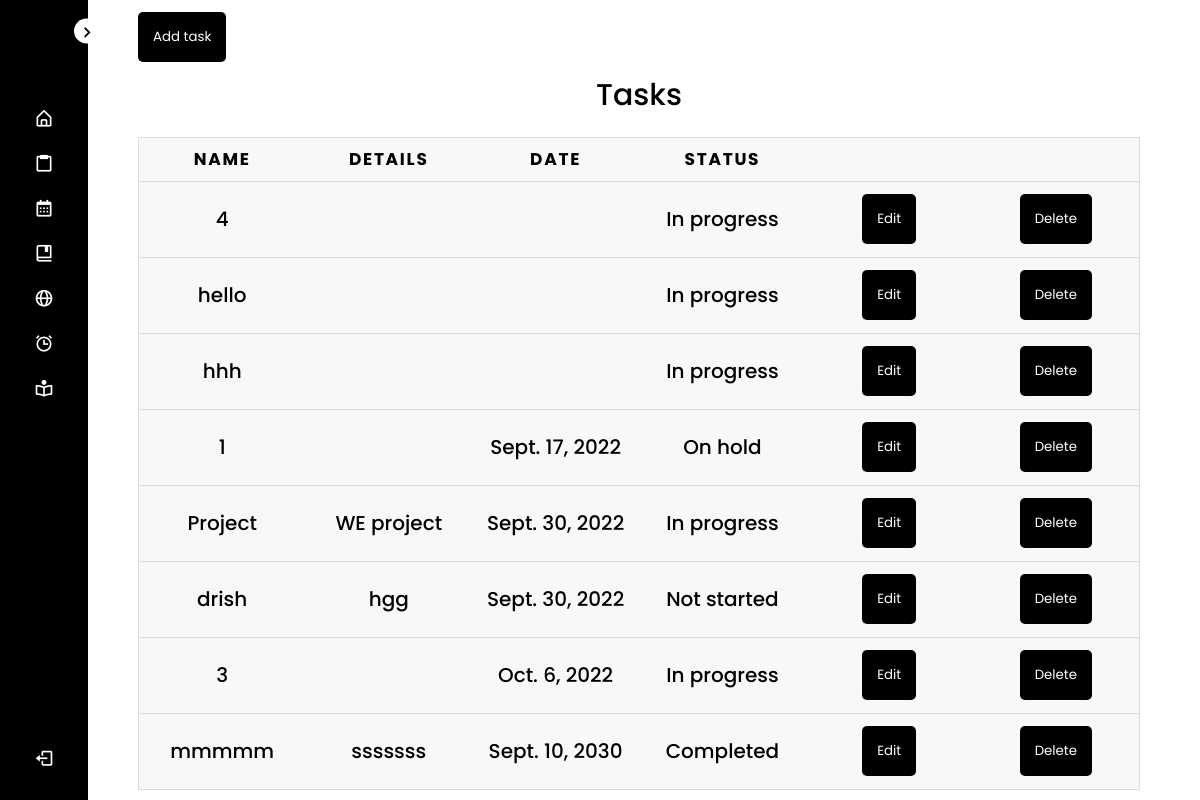
Page /tasks/ (signed in) on the committed database.
### backend/models.py (models this page shows, shortened)
class Task(models.Model):
    STATUS = (
    ('Not started', 'Not started'),
    ('Completed', 'Completed'),
    ('On hold', 'On hold'),
    ('In progress', 'In progress')
    )
    user = models.ForeignKey(User, on_delete=models.CASCADE, null=True)
    name = models.CharField(max_length=100, null=True)
    details = models.CharField(max_length=500, null=True, blank=True)
    date = models.DateField(max_length=100, null=True, blank=True)
    status = models.CharField(max_length=50, choices=STATUS, null=True, default='In progress')
    date_created = models.DateTimeField(auto_now_add=True)
    class Meta:
        ordering = ['date']

### backend/views.py (the view)
# urls.py: path('tasks/', views.tasks, name = "Tasks"),
@login_required(login_url='Log in')
def tasks(request):
    task_list = Task.objects.filter(user=request.user)
    context = {
        'task_list': task_list
    }
    return render(request, 'tasks.html', context)

### backend/templates/tasks.html (shortened to what this page needs)
<!DOCTYPE html>
<html lang="en">
<head>
  {% load static %}
  <link rel="stylesheet" type="text/css" href="{% static 'css/table.css' %}">
</head>
<body>
  {% include 'components/navbar.html' %}
  <section class="home">
    <div class="text2">
      <div style="position:sticky;width: 100%;top: 0;background-color: #fff;">
        <button class="button">
          <a href="{% url 'Add Tasks' %}">
            Add task
          </a>
        </button>
      </div>
      <table>
        <caption>Tasks</caption>
        <thead>
          <tr>
            <th scope="col">Name</th>
            <th scope="col">Details</th>
            <th scope="col">Date</th>
            <th scope="col">Status</th>
            <th scope="col"> </th>
            <th scope="col"> </th>
          </tr>
        </thead>
        <tbody>
          {% for item in task_list %}
          <tr>
            <td data-label="Name">{{ item.name }}</td>
            <td data-label="Details">{{ item.details|default_if_none:'' }}</td>
            <td data-label="Date">{{ item.date|default_if_none:'' }}</td>
            <td data-label="Status">{{ item.status }}</td>
            <td data-label="Edit">
              <button class="button">
                <a href="{% url 'Edit Tasks' item.id %}">
                  Edit
                </a>
              </button>
            </td>
            <td data-label="Delete">
              <button class="button">
                <a href="{% url 'Delete Tasks' item.id %}">
                  Delete
                </a>
              </button>
            </td>
          </tr>
          {% endfor %}
        </tbody>
      </table>
    </div>
  </section>
</body>
</html>

### frontend/static/css/table.css (style rules this page uses)
a { text-decoration: none; color:#fff; }
.button { background-color: #000; padding: 15px 15px; color: #fff; border: 0; border-radius: 5px; cursor: pointer; transition: all 0.3s ease; }
table { border: 1px solid #ccc; border-collapse: collapse; margin: 0; padding: 0; width: 100%; table-layout: fixed; }
table caption { font-size: 1.5em; margin: .5em 0 .75em; }
table tr { background-color: #f8f8f8; border: 1px solid #ddd; padding: .35em; }
table th, table td { padding: .625em; text-align: center; }
table th { font-size: .85em; letter-spacing: .1em; text-transform: uppercase; }
body { font-family: "Open Sans", sans-serif; line-height: 1.25; }

### frontend/static/css/navstyle.css (style rules this page uses)
* { margin: 0; padding: 0; box-sizing: border-box; font-family: 'Poppins', sans-serif; }
:root { --body-color: #FFF; --sidebar-color: #000; --primary-color: #FFF; --primary-color-light: #F6F5FF; --toggle-color: #DDD; --text-color: #FFF; --tran-03: all 0.2s ease; --tran-03: all 0.3s ease; --tran-04: all 0.3s ease; --tran-05: all 0.3s ease; }
body { min-height: 100vh; background-color: var(--body-color); transition: var(--tran-05); }
.home { position: absolute; top: 0; top: 0; left: 250px; height: 100vh; width: calc(100% - 250px); background-color: var(--body-color); transition: var(--tran-05); }
.home .text2 { font-size: 20px; font-weight: 500; color: var(--sidebar-color); padding: 12px 60px; }
.sidebar.close ~ .home { left: 78px; height: 100vh; width: calc(100% - 78px); }

### rows in the picture
Task: name "4", status "In progress"
Task: name "hello", status "In progress"
Task: name "hhh", status "In progress"
Task: name "1", date "Sept. 17, 2022", status "On hold"
Task: name "Project", details "WE project", date "Sept. 30, 2022", status "In progress"
Task: name "drish", details "hgg", date "Sept. 30, 2022", status "Not started"
Task: name "3", date "Oct. 6, 2022", status "In progress"
Task: name "mmmmm", details "sssssss", date "Sept. 10, 2030", status "Completed"
